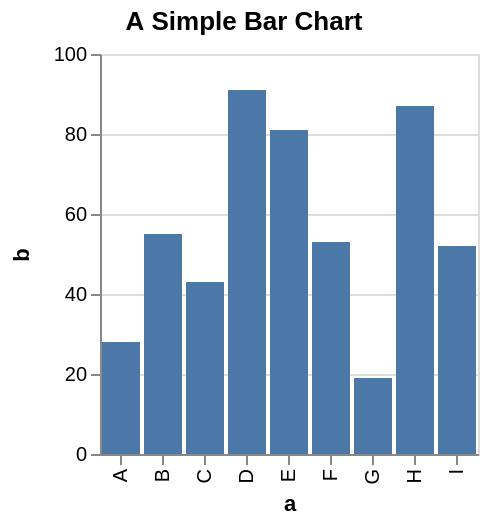

Specify this chart in Vega-Lite:
### Vega specification from a JSON file in a GitHub repository (floating-point values rounded to 4 significant figures)
{"$schema": "https://vega.github.io/schema/vega/v3.0.json", "description": "A simple bar chart with embedded data.", "autosize": "pad", "padding": 5, "title": {"text": "A Simple Bar Chart"}, "style": "cell", "data": [{"name": "source_0", "values": [{"a": "A", "b": 28}, {"a": "B", "b": 55}, {"a": "C", "b": 43}, {"a": "D", "b": 91}, {"a": "E", "b": 81}, {"a": "F", "b": 53}, {"a": "G", "b": 19}, {"a": "H", "b": 87}, {"a": "I", "b": 52}]}, {"name": "data_0", "source": "source_0", "transform": [{"type": "formula", "expr": "toNumber(datum[\"b\"])", "as": "b"}, {"type": "filter", "expr": "datum[\"b\"] !== null && !isNaN(datum[\"b\"])"}]}], "signals": [{"name": "x_step", "value": 21}, {"name": "width", "update": "bandspace(domain('x').length, 0.1, 0.05) * x_step"}, {"name": "height", "update": "200"}], "marks": [{"name": "marks", "type": "rect", "style": ["bar"], "from": {"data": "data_0"}, "encode": {"update": {"x": {"scale": "x", "field": "a"}, "width": {"scale": "x", "band": true}, "y": {"scale": "y", "field": "b"}, "y2": {"scale": "y", "value": 0}, "fill": {"value": "#4c78a8"}}}}], "scales": [{"name": "x", "type": "band", "domain": {"data": "data_0", "field": "a", "sort": true}, "range": {"step": {"signal": "x_step"}}, "round": true, "paddingInner": 0.1, "paddingOuter": 0.05}, {"name": "y", "type": "linear", "domain": {"data": "data_0", "field": "b"}, "range": [{"signal": "height"}, 0], "round": true, "nice": true, "zero": true}], "axes": [{"scale": "x", "labelOverlap": true, "orient": "bottom", "title": "a", "zindex": 1, "encode": {"labels": {"update": {"angle": {"value": 270}, "align": {"value": "right"}, "baseline": {"value": "middle"}}}}}, {"scale": "y", "labelOverlap": true, "orient": "left", "tickCount": {"signal": "ceil(height/40)"}, "title": "b", "zindex": 1}, {"scale": "y", "domain": false, "grid": true, "labels": false, "maxExtent": 0, "minExtent": 0, "orient": "left", "tickCount": {"signal": "ceil(height/40)"}, "ticks": false, "zindex": 0, "gridScale": "x"}], "config": {"axis": {"domainColor": "#888", "tickColor": "#888"}, "axisY": {"minExtent": 30}}}
